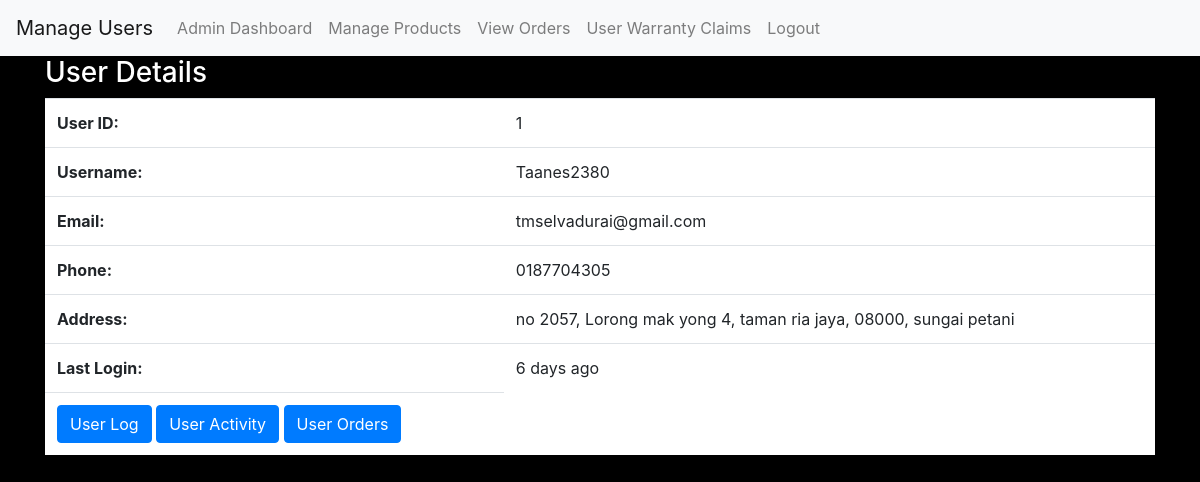
The page /admin_view_user_details.php?user_id=1 (signed in) on the database its author committed.
### tables this page shows
CREATE TABLE `users` (
  `user_id` int(11) NOT NULL,
  `username` varchar(255) DEFAULT NULL,
  `email` varchar(255) DEFAULT NULL,
  `password` varchar(255) DEFAULT NULL,
  `profile_pic` varchar(255) DEFAULT NULL,
  `address` varchar(255) DEFAULT NULL,
  `phone_num` varchar(255) DEFAULT NULL,
  `registration_date` date DEFAULT NULL
);

### admin_view_user_details.php (the view, shortened to what this page needs)
<?php
include "db_connection.php";
if (isset($_GET['user_id'])) {
    $user_id = $_GET['user_id'];
    $query = "SELECT * FROM users WHERE user_id = $user_id";
    $result = mysqli_query($conn, $query);
    $user = mysqli_fetch_assoc($result);
    if (!$user) {
        $error_message = "User not found.";
    } else {
        $last_login_query = "SELECT MAX(login_time) AS last_login FROM user_log WHERE user_id = $user_id";
        $last_login_result = mysqli_query($conn, $last_login_query);
        $last_login_data = mysqli_fetch_assoc($last_login_result);
        if ($last_login_data['last_login']) {
            $last_login_time = strtotime($last_login_data['last_login']);
            $current_time = time();
            $time_diff = $current_time - $last_login_time;
            if ($time_diff < 60) {
                $last_login = "Just logged in";
            } elseif ($time_diff < 3600) {
                $minutes = floor($time_diff / 60);
                $last_login = "$minutes minutes ago";
            } elseif ($time_diff < 86400) {
                $hours = floor($time_diff / 3600);
                $last_login = "$hours hours ago";
            } else {
                $days = floor($time_diff / 86400);
                $last_login = "$days days ago";
            }
            $user['last_login'] = $last_login;
        } else {
            $user['last_login'] = "No login data available";
        }
    }
} else {
    header("Location: admin_manage_users.php");
    exit();
}
?>
<!DOCTYPE html>
<html>
<head>
    <link rel="stylesheet" href="https://maxcdn.bootstrapcdn.com/bootstrap/4.5.2/css/bootstrap.min.css">
</head>
<body>
    <nav class="navbar navbar-expand-lg navbar-light bg-light">
    <a class="navbar-brand" href="admin_manage_users.php">Manage Users</a>
    <div class="collapse navbar-collapse" id="navbarNav">
        <ul class="navbar-nav">
            <li class="nav-item">
                <a class="nav-link" href="admin_dashboard.php">Admin Dashboard</a>
            </li>
            <li class="nav-item">
                <a class="nav-link" href="admin_manage_products.php">Manage Products</a>
            </li>
            <li class="nav-item">
                <a class="nav-link" href="admin_view_orders.php">View Orders</a>
            </li>
           <li class="nav-item">
                <a class="nav-link" href="admin_warrantyclaims.php">User Warranty Claims</a>
            </li>
            <li class="nav-item">
                <a class="nav-link" href="admin_logout.php">Logout</a>
            </li>
        </ul>
    </div>
</nav>
    <div class="container">
        <h3>User Details</h3>
        <?php if (isset($error_message)) { ?>
            <div class="alert alert-danger"><?php echo $error_message; ?></div>
        <?php } else { ?>
            <table class="table">
                <tr>
                    <th>User ID:</th>
                    <td><?php echo $user['user_id']; ?></td>
                </tr>
                <tr>
                    <th>Username:</th>
                    <td><?php echo $user['username']; ?></td>
                </tr>
                <tr>
                    <th>Email:</th>
                    <td><?php echo $user['email']; ?></td>
                </tr>
                <tr>
                    <th>Phone:</th>
                    <td><?php echo $user['phone_num']; ?></td>
                </tr>
                <tr>
                    <th>Address:</th>
                    <td><?php echo $user['address']; ?></td>
                </tr>
                <tr>
                    <th>Last Login:</th>
                    <td><?php echo $user['last_login']; ?></td>
                </tr>
                <td>
                <a href="user_id_log.php?user_id=<?php echo $user_id; ?>" class="btn btn-primary">User Log</a>
                                <a href="user_id_activity.php?user_id=<?php echo $user_id; ?>" class="btn btn-primary">User Activity</a>
                                <a href="admin_user_orders.php?user_id=<?php echo $user_id; ?>" class="btn btn-primary">User Orders</a>
                </td>
            </table>
        <?php } ?>
    </div>
</body>
</html>

### admin_view_user_details.php (style rules this page uses)
body { background-color: black; color: white; }
table { background-color: white; color: black; }

### rows shown on the page
users: user_id "1", username "Taanes2380", email "tmselvadurai@gmail.com", phone_num "0187704305", address "no 2057, Lorong mak yong 4, taman ria jaya, 08000, sungai petani"

### other values the page prints
$user['last_login'] "6 days ago"
